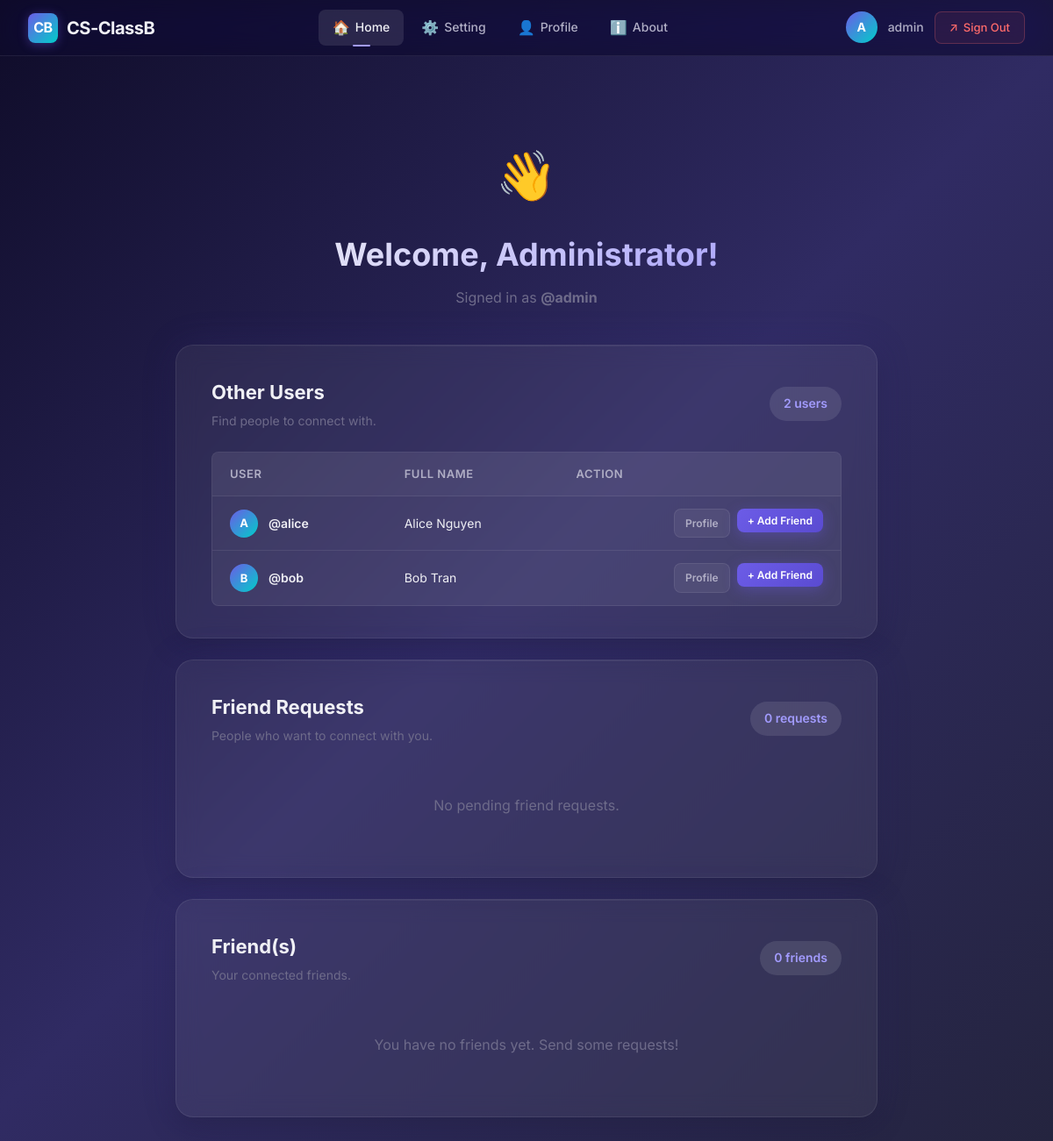
The page /index.php (signed in) on the database its author committed.
### tables this page shows
CREATE TABLE IF NOT EXISTS account (
  id          INT AUTO_INCREMENT PRIMARY KEY,
  username    VARCHAR(50)  NOT NULL UNIQUE,
  fullname    VARCHAR(100) NOT NULL,
  password    VARCHAR(255) NOT NULL,
  description TEXT         DEFAULT NULL
);

### index.php (the view, shortened to what this page needs)
<?php
require_once __DIR__ . '/includes/db.php';
$user_id = $_SESSION['user_id'];
$other_users = [];
$friend_requests = [];
$friends = [];
try {
    $sql = "
        SELECT
            a.id, a.username, a.fullname,
            f1.status AS outgoing_status,
            f2.status AS incoming_status
        FROM account a
        LEFT JOIN friendship f1 ON f1.sender_id = ? AND f1.receiver_id = a.id
        LEFT JOIN friendship f2 ON f2.sender_id = a.id AND f2.receiver_id = ?
        WHERE a.id != ?
        ORDER BY a.id ASC
    ";
    $stmt = $conn->prepare($sql);
    $stmt->bind_param("iii", $user_id, $user_id, $user_id);
    $stmt->execute();
    $result = $stmt->get_result();
    while ($row = $result->fetch_assoc()) {
        $status = 'none';
        $row['rel_status'] = $status;
        if ($status === 'accepted') {
            $friends[] = $row;
        } elseif ($status === 'pending_incoming') {
            $friend_requests[] = $row;
        } else {
            $other_users[] = $row;
        }
    }
} catch (Exception $e) {
}
?>
<!DOCTYPE html>
<html lang="en">
<head>
  <link rel="stylesheet" href="style.css" />
</head>
<body>
  <?php include __DIR__ . '/includes/menubar.php'; ?>
  <main class="page-content">
    <div class="home-hero">
      <div class="greeting-emoji">👋</div>
      <h1>Welcome, <?php echo htmlspecialchars($_SESSION['fullname']); ?>!</h1>
      <p>Signed in as <strong>@<?php echo htmlspecialchars($_SESSION['username']); ?></strong></p>
    </div>
    <div class="card card-wide" style="animation: fadeInUp 0.5s ease; margin-bottom: 24px;">
      <div style="display:flex; justify-content:space-between; align-items:center; margin-bottom:24px;">
        <div>
          <h2 style="font-size:22px; font-weight:700; margin-bottom:4px;">Other Users</h2>
          <p style="color:var(--text-muted); font-size:14px;">Find people to connect with.</p>
        </div>
        <div style="background:var(--surface-hover); padding:8px 16px; border-radius:var(--radius-xl); font-size:14px; font-weight:600; color:var(--primary-light);">
          <?php echo count($other_users); ?> user<?php echo count($other_users) !== 1 ? 's' : ''; ?>
        </div>
      </div>
      <?php if (empty($other_users)): ?>
        <p style="text-align:center; color:var(--text-muted); padding:32px 0;">No other users to discover.</p>
      <?php else: ?>
        <div class="table-responsive">
          <table class="data-table">
            <thead>
              <tr>
                <th>User</th>
                <th>Full Name</th>
                <th>Action</th>
              </tr>
            </thead>
            <tbody>
              <?php foreach ($other_users as $u): ?>
                <tr>
                  <td>
                    <div class="user-cell">
                      <div class="user-cell-avatar">
                        <?php echo strtoupper(substr($u['username'], 0, 1)); ?>
                      </div>
                      <span class="user-cell-name">@<?php echo htmlspecialchars($u['username']); ?></span>
                    </div>
                  </td>
                  <td><?php echo htmlspecialchars($u['fullname']); ?></td>
                  <td style="text-align:right;">
                    <div style="display:flex; gap:8px; justify-content:flex-end;">
                      <a href="profile.php?owner=<?php echo urlencode($u['username']); ?>" class="btn btn-secondary" style="padding:6px 12px; font-size:12px;">Profile</a>
                      <?php if ($u['rel_status'] === 'pending_outgoing'): ?>
                        <button class="btn btn-secondary" style="padding:6px 12px; font-size:12px; opacity:0.7; cursor:not-allowed;" disabled>Pending...</button>
                      <?php else: ?>
                        <form method="POST" action="friend_action.php" style="margin:0;">
                          <button type="submit" class="btn btn-primary" style="padding:6px 12px; font-size:12px;">+ Add Friend</button>
                        </form>
                      <?php endif; ?>
                    </div>
                  </td>
                </tr>
              <?php endforeach; ?>
            </tbody>
          </table>
        </div>
      <?php endif; ?>
    </div>
    <div class="card card-wide" style="animation: fadeInUp 0.6s ease; margin-bottom: 24px;">
      <div style="display:flex; justify-content:space-between; align-items:center; margin-bottom:24px;">
        <div>
          <h2 style="font-size:22px; font-weight:700; margin-bottom:4px;">Friend Requests</h2>
          <p style="color:var(--text-muted); font-size:14px;">People who want to connect with you.</p>
        </div>
        <div style="background:var(--surface-hover); padding:8px 16px; border-radius:var(--radius-xl); font-size:14px; font-weight:600; color:var(--primary-light);">
          <?php echo count($friend_requests); ?> request<?php echo count($friend_requests) !== 1 ? 's' : ''; ?>
        </div>
      </div>
      <?php if (empty($friend_requests)): ?>
        <p style="text-align:center; color:var(--text-muted); padding:32px 0;">No pending friend requests.</p>
      <?php endif; ?>
    </div>
    <div class="card card-wide" style="animation: fadeInUp 0.7s ease;">
      <div style="display:flex; justify-content:space-between; align-items:center; margin-bottom:24px;">
        <div>
          <h2 style="font-size:22px; font-weight:700; margin-bottom:4px;">Friend(s)</h2>
          <p style="color:var(--text-muted); font-size:14px;">Your connected friends.</p>
        </div>
        <div style="background:var(--surface-hover); padding:8px 16px; border-radius:var(--radius-xl); font-size:14px; font-weight:600; color:var(--primary-light);">
          <?php echo count($friends); ?> friend<?php echo count($friends) !== 1 ? 's' : ''; ?>
        </div>
      </div>
      <?php if (empty($friends)): ?>
        <p style="text-align:center; color:var(--text-muted); padding:32px 0;">You have no friends yet. Send some requests!</p>
      <?php endif; ?>
    </div>
  </main>
</body>
</html>

### includes/menubar.php (shortened to what this page needs)
<?php
$_menuCurrentPage = basename($_SERVER['PHP_SELF']);
?>
<nav class="navbar" id="main-navbar">
  <a href="index.php" class="navbar-brand">
    <div class="brand-icon">CB</div>
    <span>CS-ClassB</span>
  </a>
  <ul class="navbar-links">
    <li>
      <a href="index.php" class="<?php echo $_menuCurrentPage === 'index.php' ? 'active' : ''; ?>">
        <span class="nav-icon">🏠</span>
        <span class="nav-label">Home</span>
      </a>
    </li>
    <li>
      <a href="setting.php" class="<?php echo $_menuCurrentPage === 'setting.php' ? 'active' : ''; ?>">
        <span class="nav-icon">⚙️</span>
        <span class="nav-label">Setting</span>
      </a>
    </li>
    <li>
      <a href="profile.php" class="<?php echo $_menuCurrentPage === 'profile.php' ? 'active' : ''; ?>">
        <span class="nav-icon">👤</span>
        <span class="nav-label">Profile</span>
      </a>
    </li>
    <li>
      <a href="about.php" class="<?php echo $_menuCurrentPage === 'about.php' ? 'active' : ''; ?>">
        <span class="nav-icon">ℹ️</span>
        <span class="nav-label">About</span>
      </a>
    </li>
  </ul>
  <div class="navbar-user">
    <div class="user-avatar"><?php echo strtoupper(substr($_SESSION['username'] ?? '?', 0, 1)); ?></div>
    <span class="user-name"><?php echo htmlspecialchars($_SESSION['username'] ?? ''); ?></span>
    <a href="signout.php" class="btn-signout">
      <span>↗</span> Sign Out
    </a>
  </div>
</nav>

### rows shown on the page
account: username "A", username "alice", fullname "Alice Nguyen"
account: username "B", username "bob", fullname "Bob Tran"

### other values the page prints
substr($_SESSION['username'] ?? '?', 0, 1) "A"
$_SESSION['username'] "admin"
$_SESSION['fullname'] "Administrator"
count($other_users) "2"
count($friend_requests) "0"
count($friends) "0"
